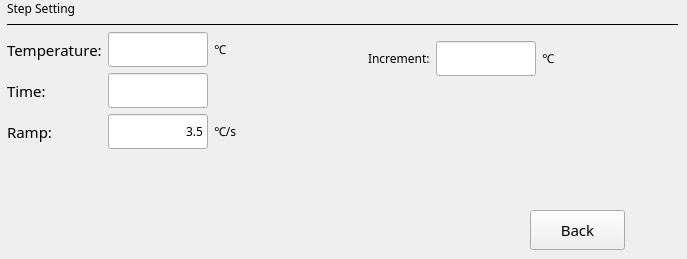
     <widget class="QWidget" name="stepEditMelt">
      <widget class="QToolButton" name="buttonStepEditMeltBack">
       <property name="geometry">
        <rect>
         <x>530</x>
         <y>210</y>
         <width>95</width>
         <height>40</height>
        </rect>
       </property>
       <property name="minimumSize">
        <size>
         <width>92</width>
         <height>40</height>
        </size>
       </property>
       <property name="maximumSize">
        <size>
         <width>120</width>
         <height>40</height>
        </size>
       </property>
       <property name="font">
        <font>
         <family>文泉驿等宽微米黑</family>
         <pointsize>11</pointsize>
        </font>
       </property>
       <property name="text">
        <string>Back</string>
       </property>
      </widget>
      <widget class="QWidget" name="layoutWidget">
       <property name="geometry">
        <rect>
         <x>7</x>
         <y>0</y>
         <width>671</width>
         <height>201</height>
        </rect>
       </property>
       <layout class="QVBoxLayout" name="verticalLayout_3">
        <item>
         <widget class="QLabel" name="label">
          <property name="font">
           <font>
            <family>文泉驿等宽微米黑</family>
           </font>
          </property>
          <property name="text">
           <string>Step Setting</string>
          </property>
         </widget>
        </item>
        <item>
         <widget class="Line" name="line_2">
          <property name="frameShadow">
           <enum>QFrame::Plain</enum>
          </property>
          <property name="orientation">
           <enum>Qt::Horizontal</enum>
          </property>
         </widget>
        </item>
        <item>
         <layout class="QHBoxLayout" name="horizontalLayout_8">
          <item>
           <widget class="QWidget" name="stepMeltTemperature" native="true">
            <property name="sizePolicy">
             <sizepolicy hsizetype="Fixed" vsizetype="Preferred">
              <horstretch>0</horstretch>
              <verstretch>0</verstretch>
             </sizepolicy>
            </property>
            <layout class="QGridLayout" name="gridLayout_4">
             <property name="leftMargin">
              <number>0</number>
             </property>
             <property name="topMargin">
              <number>0</number>
             </property>
             <property name="rightMargin">
              <number>0</number>
             </property>
             <property name="bottomMargin">
              <number>0</number>
             </property>
             <item row="1" column="1">
              <widget class="QLineEdit" name="lineEditMeltDuration">
               <property name="sizePolicy">
                <sizepolicy hsizetype="Expanding" vsizetype="Fixed">
                 <horstretch>0</horstretch>
                 <verstretch>0</verstretch>
                </sizepolicy>
               </property>
               <property name="minimumSize">
                <size>
                 <width>50</width>
                 <height>35</height>
                </size>
               </property>
               <property name="maximumSize">
                <size>
                 <width>100</width>
                 <height>16777215</height>
                </size>
               </property>
               <property name="font">
                <font>
                 <family>文泉驿等宽微米黑</family>
                </font>
               </property>
               <property name="focusPolicy">
                <enum>Qt::NoFocus</enum>
               </property>
               <property name="alignment">
                <set>Qt::AlignRight|Qt::AlignTrailing|Qt::AlignVCenter</set>
               </property>
              </widget>
             </item>
             <item row="2" column="0">
              <widget class="QLabel" name="labelMeltRamp">
               <property name="font">
                <font>
                 <family>文泉驿等宽微米黑</family>
                 <pointsize>11</pointsize>
                 <weight>50</weight>
                 <bold>false</bold>
                </font>
               </property>
               <property name="text">
                <string>Ramp:</string>
               </property>
              </widget>
             </item>
             <item row="0" column="1">
              <widget class="QLineEdit" name="lineEditMeltTarget">
               <property name="sizePolicy">
                <sizepolicy hsizetype="Expanding" vsizetype="Fixed">
                 <horstretch>0</horstretch>
                 <verstretch>0</verstretch>
                </sizepolicy>
               </property>
               <property name="minimumSize">
                <size>
                 <width>50</width>
                 <height>35</height>
                </size>
               </property>
               <property name="maximumSize">
                <size>
                 <width>100</width>
                 <height>16777215</height>
                </size>
               </property>
               <property name="font">
                <font>
                 <family>文泉驿等宽微米黑</family>
                </font>
               </property>
               <property name="focusPolicy">
                <enum>Qt::NoFocus</enum>
               </property>
               <property name="alignment">
                <set>Qt::AlignRight|Qt::AlignTrailing|Qt::AlignVCenter</set>
               </property>
              </widget>
             </item>
             <item row="1" column="0">
              <widget class="QLabel" name="labelMeltDuration">
               <property name="font">
                <font>
                 <family>文泉驿等宽微米黑</family>
                 <pointsize>11</pointsize>
                 <weight>50</weight>
                 <bold>false</bold>
                </font>
               </property>
               <property name="text">
                <string>Time:</string>
               </property>
              </widget>
             </item>
             <item row="3" column="1" colspan="2">
              <spacer name="verticalSpacer_10">
               <property name="orientation">
                <enum>Qt::Vertical</enum>
               </property>
               <property name="sizeHint" stdset="0">
                <size>
                 <width>66</width>
                 <height>9</height>
                </size>
               </property>
              </spacer>
             </item>
             <item row="2" column="1">
              <widget class="QLineEdit" name="lineEditMeltRamp">
               <property name="sizePolicy">
                <sizepolicy hsizetype="Expanding" vsizetype="Fixed">
                 <horstretch>0</horstretch>
                 <verstretch>0</verstretch>
                </sizepolicy>
               </property>
               <property name="minimumSize">
                <size>
                 <width>50</width>
                 <height>35</height>
                </size>
               </property>
               <property name="maximumSize">
                <size>
                 <width>100</width>
                 <height>16777215</height>
                </size>
               </property>
               <property name="font">
                <font>
                 <family>文泉驿等宽微米黑</family>
                </font>
               </property>
               <property name="focusPolicy">
                <enum>Qt::NoFocus</enum>
               </property>
               <property name="text">
                <string>3.5</string>
               </property>
               <property name="alignment">
                <set>Qt::AlignRight|Qt::AlignTrailing|Qt::AlignVCenter</set>
               </property>
              </widget>
             </item>
             <item row="0" column="2">
              <widget class="QLabel" name="labelMeltTargetUnit">
               <property name="font">
                <font>
                 <family>文泉驿等宽微米黑</family>
                </font>
               </property>
               <property name="text">
                <string>℃</string>
               </property>
              </widget>
             </item>
             <item row="0" column="0">
              <widget class="QLabel" name="labelMeltTarget">
               <property name="font">
                <font>
                 <family>文泉驿等宽微米黑</family>
                 <pointsize>11</pointsize>
                 <weight>50</weight>
                 <bold>false</bold>
                </font>
               </property>
               <property name="text">
                <string>Temperature:</string>
               </property>
              </widget>
             </item>
             <item row="2" column="2">
              <widget class="QLabel" name="labelMeltRampUnit">
               <property name="font">
                <font>
                 <family>文泉驿等宽微米黑</family>
                </font>
               </property>
               <property name="text">
                <string>℃/s</string>
               </property>
              </widget>
             </item>
            </layout>
           </widget>
          </item>
          <item>
           <spacer name="horizontalSpacer_6">
            <property name="orientation">
             <enum>Qt::Horizontal</enum>
            </property>
            <property name="sizeHint" stdset="0">
             <size>
              <width>40</width>
              <height>20</height>
             </size>
            </property>
           </spacer>
          </item>
          <item>
           <widget class="QWidget" name="stepMeltAcquisition" native="true">
            <layout class="QVBoxLayout" name="verticalLayout_9">
             <item>
              <layout class="QHBoxLayout" name="horizontalLayout_12">
               <item>
                <widget class="QLabel" name="labelMeltStep">
                 <property name="font">
                  <font>
                   <family>文泉驿等宽微米黑</family>
                  </font>
                 </property>
                 <property name="text">
                  <string>Increment:</string>
                 </property>
                </widget>
               </item>
               <item>
                <widget class="QLineEdit" name="lineEditMeltCon">
                 <property name="enabled">
                  <bool>true</bool>
                 </property>
                 <property name="minimumSize">
                  <size>
                   <width>50</width>
                   <height>35</height>
                  </size>
                 </property>
                 <property name="maximumSize">
                  <size>
                   <width>100</width>
                   <height>16777215</height>
                  </size>
                 </property>
                 <property name="font">
                  <font>
                   <family>文泉驿等宽微米黑</family>
                  </font>
                 </property>
                 <property name="focusPolicy">
                  <enum>Qt::NoFocus</enum>
                 </property>
                </widget>
               </item>
               <item>
                <widget class="QLabel" name="labelMeltUnit">
                 <property name="enabled">
                  <bool>true</bool>
                 </property>
                 <property name="font">
                  <font>
                   <family>文泉驿等宽微米黑</family>
                  </font>
                 </property>
                 <property name="text">
                  <string>℃</string>
                 </property>
                </widget>
               </item>
              </layout>
             </item>
             <item>
              <spacer name="verticalSpacer_11">
               <property name="orientation">
                <enum>Qt::Vertical</enum>
               </property>
               <property name="sizeHint" stdset="0">
                <size>
                 <width>20</width>
                 <height>50</height>
                </size>
               </property>
              </spacer>
             </item>
            </layout>
           </widget>
          </item>
          <item>
           <spacer name="horizontalSpacer_7">
            <property name="orientation">
             <enum>Qt::Horizontal</enum>
            </property>
            <property name="sizeHint" stdset="0">
             <size>
              <width>40</width>
              <height>20</height>
             </size>
            </property>
           </spacer>
          </item>
         </layout>
        </item>
       </layout>
      </widget>
     </widget>
